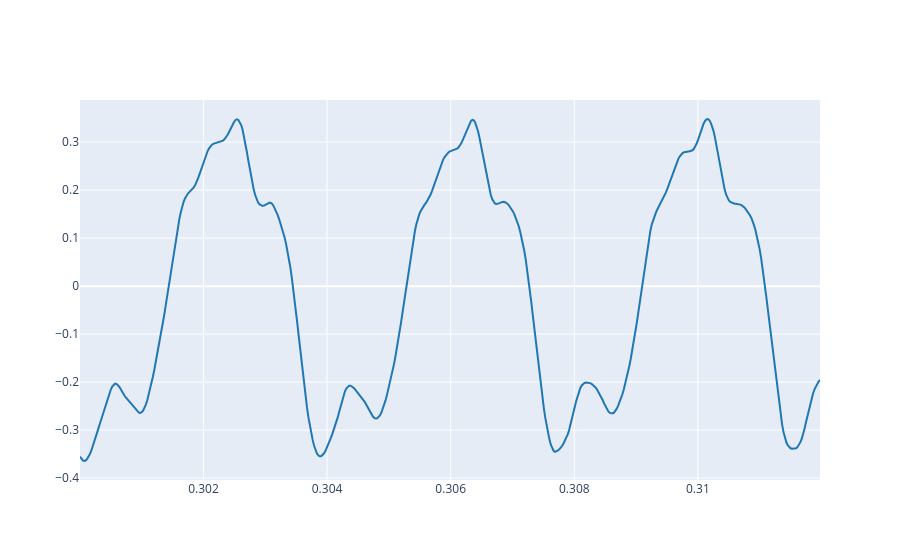

The notebook cell this image was saved under:
### Markdown cell above
2.3. Plot three periods of the signal using the `plot_signals` function and selecting `t_start` and `t_end` arguments accordingly. Try to get the first periods of the audio signal but avoiding the attack section.

### Code cell
# Elegimos un tiempo de inicio (t_start) evitant l'atac inicial de la senyal
t_start = 0.30  # en segons

# Calculem t_end que es exactament tres periodes
num_periodos = 3
t_end = t_start + (num_periodos * T_fundamental)

# Grafiquem la senyal acotada en l'interval
plot_signals(ref, fs, t_start = t_start, t_end = t_end)

print(f"Graficnt desde t_start = {t_start:.3f} s finsa t_end = {t_end:.4f} s")

#apunts:
#ref (Vector de audio): Es la variable que contiene los datos numéricos con la amplitud de la onda (los valores que leyó load_audio).
#fs (Sampling Rate / Frecuencia de muestreo): Indica cuántas muestras por segundo tiene tu archivo ($44100\text{ Hz}$). 
# Con este dato, la función convierte el número de muestras internas en tiempo real (segundos) para el eje horizontal

### Figure 1 — Plotly figure (JSON) as saved in the notebook; plotly's stock layout.template omitted (floating-point values rounded to 4 significant figures; data arrays with more than 128 entries replaced by an {"elided": "..."} marker saying what was removed)
{"data": [{"line": {"color": "#1f77b4", "shape": "linear"}, "mode": "lines", "name": "audio signal 0", "type": "scatter", "x": {"elided": "529 float values"}, "y": {"elided": "529 float values"}}], "layout": {}}
